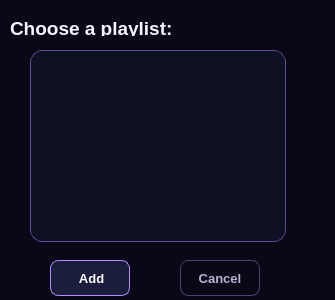
<?xml version="1.0" encoding="UTF-8"?>
<ui version="4.0">
 <class>ChoosePlaylistDialog</class>
 <widget class="QDialog" name="ChoosePlaylistDialog">
  <property name="geometry">
   <rect>
    <x>0</x>
    <y>0</y>
    <width>335</width>
    <height>300</height>
   </rect>
  </property>
  <property name="windowTitle">
   <string>Dialog</string>
  </property>
  <property name="styleSheet">
   <string notr="true">
QWidget {
    color: #F7F5FF;
    font-family: &quot;Segoe UI&quot;;
    font-size: 10pt;
}

QDialog,
QMainWindow {
    background-color: #080817;
}

/* ---------- Labels ---------- */

QLabel {
    color: #F7F5FF;
    background-color: transparent;
}

/* ---------- Text inputs ---------- */

QLineEdit,
QTextEdit,
QSpinBox,
QComboBox {
    color: #F7F5FF;
    background-color: rgba(17, 19, 39, 235);

    border: 1px solid #37335C;
    border-radius: 8px;

    padding: 6px 9px;

    selection-background-color: #8B5CF6;
    selection-color: white;
}

QLineEdit:hover,
QTextEdit:hover,
QSpinBox:hover,
QComboBox:hover {
    border-color: #625A92;
}

QLineEdit:focus,
QTextEdit:focus,
QSpinBox:focus,
QComboBox:focus {
    background-color: #151831;
    border: 1px solid #27D7F2;
}

QLineEdit:disabled,
QTextEdit:disabled,
QSpinBox:disabled,
QComboBox:disabled {
    color: #686581;
    background-color: #0E1022;
    border-color: #25233D;
}

/* ---------- Combo box ---------- */

QComboBox::drop-down {
    width: 25px;
    border: none;
}

QComboBox QAbstractItemView {
    color: #F7F5FF;
    background-color: #14162D;

    border: 1px solid #534B82;
    border-radius: 7px;

    padding: 4px;
    outline: none;

    selection-color: white;
    selection-background-color: #734BD1;
}

/* ---------- Buttons ---------- */

QPushButton {
    min-height: 30px;

    color: #F7F5FF;
    background-color: #1A1D3B;

    border: 1px solid #49446F;
    border-radius: 8px;

    padding: 2px 12px;

    font-weight: 600;
}

QPushButton:hover {
    background-color: #27264D;
    border-color: #9B7CFF;
}

QPushButton:pressed {
    background-color: #342A68;
    border-color: #F15BB5;
}

QPushButton:focus {
    border-color: #27D7F2;
}

QPushButton:disabled {
    color: #686581;
    background-color: #101225;
    border-color: #282640;
}

/* ---------- Lists ---------- */

QListWidget {
    color: #F7F5FF;
    background-color: rgba(14, 16, 35, 238);

    border: 1px solid #302D52;
    border-radius: 12px;

    padding: 5px;
    outline: none;
}

QListWidget::item {
    min-height: 34px;

    margin: 2px;
    padding: 6px 9px;

    border-radius: 8px;
}

QListWidget::item:hover {
    background-color: rgba(93, 68, 157, 125);
}

QListWidget::item:selected {
    color: white;
    background-color: #6842C2;
}

/* ---------- Scrollbars ---------- */

QScrollBar:vertical {
    width: 10px;

    background-color: transparent;

    margin: 5px 2px 5px 0;
}

QScrollBar::handle:vertical {
    min-height: 30px;

    background-color: #4C4477;
    border-radius: 5px;
}

QScrollBar::handle:vertical:hover {
    background-color: #8B5CF6;
}

QScrollBar::add-line:vertical,
QScrollBar::sub-line:vertical,
QScrollBar::add-page:vertical,
QScrollBar::sub-page:vertical {
    height: 0;
    background-color: transparent;
}

/* ---------- Radio buttons ---------- */

QRadioButton {
    color: #D8D4EC;
    spacing: 7px;
}

QRadioButton::indicator {
    width: 15px;
    height: 15px;

    background-color: #111327;

    border: 1px solid #625A92;
    border-radius: 8px;
}

QRadioButton::indicator:hover {
    border-color: #27D7F2;
}

QRadioButton::indicator:checked {
    background-color: #F15BB5;
    border: 4px solid #211B43;
}

/* ---------- Sliders ---------- */

QSlider::groove:horizontal {
    height: 6px;

    background-color: #292642;
    border-radius: 3px;
}

QSlider::sub-page:horizontal {
    background: qlineargradient(
        x1: 0,
        y1: 0,
        x2: 1,
        y2: 0,
        stop: 0 #27D7F2,
        stop: 0.52 #8B5CF6,
        stop: 1 #F15BB5
    );

    border-radius: 3px;
}

QSlider::add-page:horizontal {
    background-color: #292642;
    border-radius: 3px;
}

QSlider::handle:horizontal {
    width: 15px;

    margin: -5px 0;

    background-color: #F7F5FF;

    border: 2px solid #A66CFF;
    border-radius: 8px;
}

QSlider::handle:horizontal:hover {
    background-color: #27D7F2;
    border-color: white;
}

/* ---------- Tooltips ---------- */

QToolTip {
    color: white;
    background-color: #171A35;

    border: 1px solid #8B5CF6;
    border-radius: 5px;

    padding: 5px;
}

/* ---------- Message boxes ---------- */

QMessageBox {
    background-color: #0D0F20;
}

QMessageBox QLabel {
    min-width: 260px;
    color: #F7F5FF;
}

QMessageBox QPushButton {
    min-width: 84px;
}

/* CHOOSE PLAYLIST */

QDialog#ChoosePlaylistDialog {
    background: qlineargradient(
        x1: 0,
        y1: 0,
        x2: 1,
        y2: 1,
        stop: 0 #080817,
        stop: 0.55 #11142D,
        stop: 1 #21153A
    );
}

QLabel#label {
    color: #F7F5FF;

    font-family: &quot;Bahnschrift&quot;;
    font-size: 14pt;
    font-weight: 700;
}

QListWidget#playlistsListWidget {
    border-color: #604990;
}

QPushButton#addButton {
    color: white;

    background: qlineargradient(
        x1: 0,
        y1: 0,
        x2: 1,
        y2: 0,
        stop: 0 #6941C6,
        stop: 0.55 #8B5CF6,
        stop: 1 #D946A5
    );

    border-color: #B58AFF;
}

QPushButton#addButton:hover {
    border-color: #27D7F2;
}

QPushButton#cancelButton {
    color: #B9B4CF;
    background-color: transparent;
}</string>
  </property>
  <widget class="QLabel" name="label">
   <property name="geometry">
    <rect>
     <x>10</x>
     <y>20</y>
     <width>171</width>
     <height>16</height>
    </rect>
   </property>
   <property name="text">
    <string>Choose a playlist:</string>
   </property>
  </widget>
  <widget class="QListWidget" name="playlistsListWidget">
   <property name="geometry">
    <rect>
     <x>30</x>
     <y>50</y>
     <width>256</width>
     <height>192</height>
    </rect>
   </property>
  </widget>
  <widget class="QPushButton" name="addButton">
   <property name="geometry">
    <rect>
     <x>50</x>
     <y>260</y>
     <width>80</width>
     <height>36</height>
    </rect>
   </property>
   <property name="text">
    <string> Add</string>
   </property>
  </widget>
  <widget class="QPushButton" name="cancelButton">
   <property name="geometry">
    <rect>
     <x>180</x>
     <y>260</y>
     <width>80</width>
     <height>36</height>
    </rect>
   </property>
   <property name="text">
    <string>Cancel</string>
   </property>
  </widget>
 </widget>
 <resources/>
 <connections/>
</ui>
